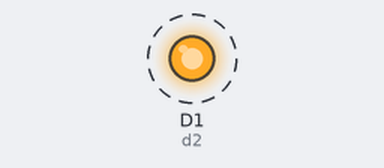
Bench run of a sketch on a simulated ESP8266 (NodeMCU). On the bench: output pins drawn as LEDs (lit = HIGH). Dashed ring = blinking.

Above: at 0.5 s.
Timing chart, 0 to 4.6 s (numbered marks = the images above):
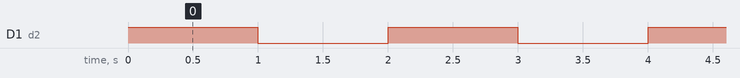

The sketch:

RelayShield.ino
```cpp
int d2=D1;
void setup()
{
 Serial.begin(115200); // 시리얼 통신 초기화
 pinMode(d2, OUTPUT);
}

void loop()
{
  digitalWrite(d2,HIGH);
  delay(1000);
  digitalWrite(d2,LOW);
  delay(1000);
}
```

Measured:
- by itself, D1 (d2): alternates HIGH for 1.0 s and LOW for 1.0 s
